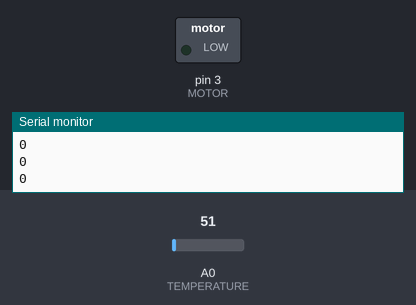
Bench run of a sketch on a simulated Arduino Uno, built with avr-gcc and run on an emulated ATmega328P. Shown: switched loads named in the sketch (green lamp = pin HIGH), the last lines printed to the serial monitor. The test bench sets the inputs (shaded band); at power-on: A0 (TEMPERATURE) = 51.

Above: at 1.2 s.
1.3 s: A0 (TEMPERATURE) set to 163
At 2.1 s:
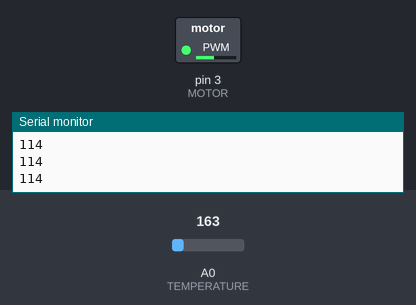
Timing chart, 0 to 4.3 s (numbered marks = the images above; inputs shaded):
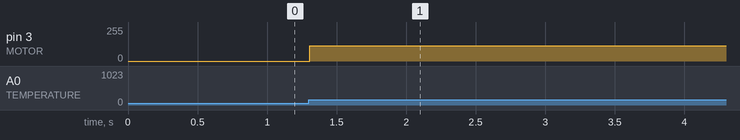

The sketch:

code2.ino
```cpp
#define TEMPERATURE A0
#define MOTOR 3
void setup(){
  Serial.begin(9600);
  pinMode(MOTOR, OUTPUT);
}
 int speed_decider(int temp){
  if(temp<20)
    return 0;
  else if(temp>40)
    return 255;
  else
    return map(temp, 20, 40, 0, 255);
}

void loop(){
  int temperature = analogRead(TEMPERATURE);
  temperature = map(temperature, 20, 358, -40, 125);
  Serial.println(speed_decider(temperature));
  analogWrite(MOTOR, speed_decider(temperature));
}
```

Measured:
- after the input at 1.3 s, pin 3 (MOTOR): 0/255 → 114/255 at once
